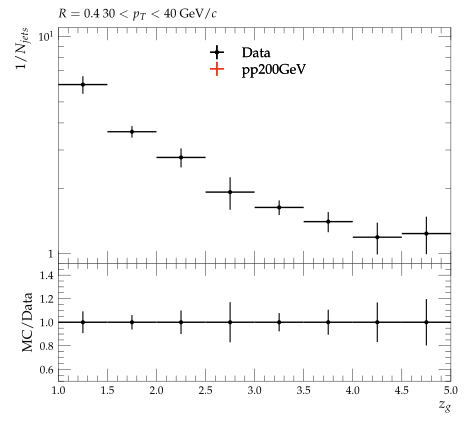

Reproduce this figure in Python.
#! /usr/bin/env python3

# This Python script was auto-generated using YODA v2.1.0.
# Analysis object: /STAR_2020_I1783875/d07-x01-y01
# Timestamp: 07-10-2025 (18:42:21)

import matplotlib as mpl
import matplotlib.pyplot as plt
mpl.use('Agg') # comment out for interactive use
import os
import numpy as np
from numpy import nan, inf

plotDir = os.path.split(os.path.realpath(__file__))[0]
if 'YODA_USER_PLOT_PATH' in globals():
    plot_outdir = globals()['YODA_USER_PLOT_PATH']
else:
    plot_outdir = plotDir

#plot style
plt.style.use(os.path.join(plotDir, '../default.mplstyle'))
# plot metadata
figW, figH = plt.rcParams['figure.figsize']
ax_xLabel = r'$z_{g}$'
ax_yLabel = r'$1/N_{jets}$'
ax_title  = r'$R=0.4 ~ 30 < p_{T} < 40$ GeV/$c$'
ax_xScale = 'linear'
ax_yScale = 'log'
xLims = (1.0, 5.0)
yLims = (0.9, 11.0)

# TeX-friendly labels for the legend
labels = {
    'legend' : ([ r"Data", r"pp200GeV" ], r""),
}

# Adjust canvas width and height
canvasW = 10.0
canvasH = 9.0
figW *= canvasW/10.
figH *= canvasH/9.

# Create figure and axis objects
fig, (ax, ratio0_ax) = plt.subplots(2, 1, sharex=True,
                  figsize=(figW,figH), gridspec_kw={'height_ratios': (6.0, 3.0)})

# Set figure margins
plt.subplots_adjust(
    left   = 1.0 * plt.rcParams['figure.subplot.left'],
    right  = 1.0 * plt.rcParams['figure.subplot.right'],
    top    = 1.0 * plt.rcParams['figure.subplot.top'],
    bottom = 1.0 * plt.rcParams['figure.subplot.bottom'])

ratio0_ax.yaxis.set_major_locator(mpl.ticker.MultipleLocator(0.2))
ratio0_ax.set_ylim(0.5, 1.4999)
ratio0_ax.set_ylabel('MC/Data')

# the numerical data is stored in a separate file
dataf = dict()
prefix = os.path.split(__file__)[0]
if prefix:    prefix = prefix + '/'
exec(open(prefix+'d07-x01-y01__data.py').read(), dataf)


legend_handles = dict() # keep track of handles for the legend

# style options for curves
# starts at zorder>=5 to draw curve on top of legend
styles = {
  'Data': {
    'color' : 'black',
    'linestyle' : '-',
    'linewidth' : 1,
    'marker' : 'o',
    'markersize' : 2,
    'capsize' : 0.0,
    'zorder' : 5,
    'histstyle' : 0,
    'drawstyle' : 'steps-pre',
    'xerrorbars' : 1,
    'yerrorbars' : 1,
    'fillcolor' : None,
    'fillopacity' : 1.0,
    'ratio0_linestyle' : '-',
    'ratio0_linewidth' : 1,
    'ratio0_marker' : 'o',
    'ratio0_markersize' : 2,
    'ratio0_capsize' : 0.0,
    'ratio0_zorder' : 5,
    'ratio0_histstyle' : 0,
    'ratio0_drawstyle' : 'steps-pre',
    'ratio0_xerrorbars' : 1,
    'ratio0_yerrorbars' : 1,
  },
  'pp200GeV.yoda': {
    'color' : '#EE3311',
    'linestyle' : '-',
    'linewidth' : 1,
    'marker' : 'none',
    'markersize' : 2,
    'capsize' : 0.0,
    'zorder' : 6,
    'histstyle' : 1,
    'drawstyle' : 'steps-pre',
    'xerrorbars' : 1,
    'yerrorbars' : 1,
    'fillcolor' : None,
    'fillopacity' : 1.0,
    'ratio0_linestyle' : '-',
    'ratio0_linewidth' : 1,
    'ratio0_marker' : 'none',
    'ratio0_markersize' : 2,
    'ratio0_capsize' : 0.0,
    'ratio0_zorder' : 6,
    'ratio0_histstyle' : 1,
    'ratio0_drawstyle' : 'steps-pre',
    'ratio0_xerrorbars' : 1,
    'ratio0_yerrorbars' : 1,
  },
}

# curve from input yoda files in main panel
for label, yvals in dataf['yvals'].items():
    if all(np.isnan(v) for v in dataf['yvals'][label]):
        continue
    tmp = None
    if styles[label]['histstyle']: # draw as histogram
        xpos = dataf['xedges'][label] if styles[label]['drawstyle'] else dataf['xpoints'][label]
        ypos = np.insert(yvals, 0, yvals[0]) if styles[label]['drawstyle'] else yvals
        if styles[label]['fillcolor']: # fill area below curve
            ax.fill_between(xpos, ypos, step='pre',
                            color=styles[label]['fillcolor'],
                            alpha=styles[label]['fillopacity'])
        tmp, = ax.plot(xpos, ypos,
                       color=styles[label]['color'],
                       linestyle=styles[label]['linestyle'],
                       linewidth=styles[label]['linewidth'],
                       drawstyle=styles[label]['drawstyle'], solid_joinstyle='miter',
                       zorder=styles[label]['zorder'], label=label)
    tmp = ax.errorbar(dataf['xpoints'][label], yvals,
                      xerr=np.array(dataf['xerrs'][label])*styles[label]['xerrorbars'],
                      yerr=np.array(dataf['yerrs'][label])*styles[label]['yerrorbars'],
                      fmt=styles[label]['marker'], capsize=styles[label]['capsize'],
                      markersize=styles[label]['markersize'],
                      ecolor=styles[label]['color'],
                      color=styles[label]['color'], zorder=styles[label]['zorder'])
    tmp[-1][0].set_linestyle(styles[label]['linestyle'])
    tmp[-1][0].set_linewidth(styles[label]['linewidth'])
    if label in dataf['add_legend_handle']:  legend_handles[label] = tmp
    for varLabel in dataf['variation_yvals'].keys():
        if varLabel.startswith(label):
            tmp, = ax.plot(dataf['xedges'][label], dataf['variation_yvals'][varLabel],
                           color=styles[label]['color'],
                           linestyle=styles[label]['linestyle'],
                           linewidth=styles[label]['linewidth'],
                           drawstyle='steps-pre', solid_joinstyle='miter',
                           zorder=styles[label]['zorder'], alpha=0.5)


# plots on ratio panel
# curve from input yoda files in ratio panel
for label, yvals in dataf['ratio0_yvals'].items():
    if all(np.isnan(v) for v in yvals):
        continue
    if styles[label]['ratio0_histstyle']: # plot as histogram
        xpos = dataf['xedges']['Data'] if styles[label]['ratio0_drawstyle'] else dataf['xpoints']['Data']
        ypos = np.insert(yvals, 0, yvals[0]) if styles[label]['ratio0_drawstyle'] else yvals
        ratio0_ax.plot(xpos, ypos,
                       color=styles[label]['color'],
                       linewidth=styles[label]['linewidth'],
                       linestyle=styles[label]['ratio0_linestyle'],
                       drawstyle=styles[label]['ratio0_drawstyle'], zorder=styles[label]['zorder'],
                       solid_joinstyle='miter')
    tmp = ratio0_ax.errorbar(dataf['xpoints']['Data'], yvals,
                             xerr=np.array(dataf['ref_xerrs'])*styles[label]['ratio0_xerrorbars'],
                             yerr=np.array(dataf['ratio0_yerrs'][label])*styles[label]['ratio0_yerrorbars'],
                             fmt=styles[label]['ratio0_marker'], capsize=styles[label]['ratio0_capsize'],
                             markersize=styles[label]['ratio0_markersize'],
                             ecolor=styles[label]['color'],
                             color=styles[label]['color'])
    tmp[-1][0].set_linestyle(styles[label]['ratio0_linestyle'])
    tmp[-1][0].set_linewidth(styles[label]['ratio0_linewidth'])

    for varlabel in dataf['ratio0_variation_vals'].keys():
        if varlabel.startswith(label):
            ratio0_ax.plot(dataf['xedges']['Data'],
                            dataf['ratio0_variation_vals'][varlabel],
                            color=styles[label]['color'],
                            linestyle=styles[label]['linestyle'],
                            linewidth=styles[label]['linewidth'],
                            drawstyle='steps-pre', solid_joinstyle='miter',
                            zorder=1, alpha=0.5)

legend_items = list(legend_handles.values())
ax.add_artist(ax.legend(legend_items,
                        labels['legend'][0],
                        title=labels['legend'][1],
                        alignment='left',
                        loc='upper center',
                        bbox_to_anchor=(0.5, 0.97)))

# set plot metadata as defined above
ratio0_ax.set_xlabel(ax_xLabel)
ratio0_ax.xaxis.set_label_coords(1., -0.15)
ax.set_ylabel(ax_yLabel, ha='right', va='top')
ax.yaxis.set_label_coords(-0.11, 1.0)
ax.set_title(ax_title, loc='left')
ax.set_xscale(ax_xScale)
ax.set_yscale(ax_yScale)
ax.set_xlim(xLims)
ax.set_ylim(yLims)

# tick formatting
plt.rcParams['xtick.top'] = True
plt.rcParams['ytick.right'] = True
ax.yaxis.set_major_locator(mpl.ticker.LogLocator(base=10.0, numticks=np.inf))
ax.yaxis.set_minor_locator(mpl.ticker.LogLocator(
                           base=10.0, subs=np.arange(0.1, 1, 0.1), numticks=np.inf))
fig.align_ylabels((ax, ratio0_ax))
plt.savefig(os.path.join(plot_outdir, 'd07-x01-y01.pdf'), format='PDF')
plt.savefig(os.path.join(plot_outdir, 'd07-x01-y01.png'), format='PNG')

plt.close(fig)
